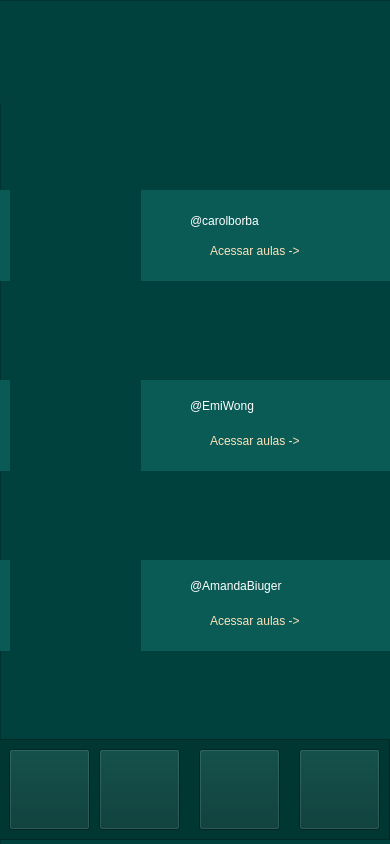
<?xml version="1.0" encoding="UTF-8"?>
<ui version="4.0">
 <class>Form</class>
 <widget class="QWidget" name="Form">
  <property name="geometry">
   <rect>
    <x>0</x>
    <y>0</y>
    <width>390</width>
    <height>844</height>
   </rect>
  </property>
  <property name="minimumSize">
   <size>
    <width>390</width>
    <height>844</height>
   </size>
  </property>
  <property name="maximumSize">
   <size>
    <width>390</width>
    <height>844</height>
   </size>
  </property>
  <property name="windowTitle">
   <string>Form</string>
  </property>
  <widget class="QFrame" name="frame">
   <property name="geometry">
    <rect>
     <x>0</x>
     <y>0</y>
     <width>391</width>
     <height>861</height>
    </rect>
   </property>
   <property name="styleSheet">
    <string notr="true">background-color: rgb(0, 65, 61);</string>
   </property>
   <property name="frameShape">
    <enum>QFrame::StyledPanel</enum>
   </property>
   <property name="frameShadow">
    <enum>QFrame::Raised</enum>
   </property>
   <widget class="QLabel" name="label_2">
    <property name="geometry">
     <rect>
      <x>0</x>
      <y>190</y>
      <width>391</width>
      <height>91</height>
     </rect>
    </property>
    <property name="styleSheet">
     <string notr="true">background-color: rgb(10, 91, 86);</string>
    </property>
    <property name="text">
     <string/>
    </property>
   </widget>
   <widget class="QLabel" name="label_3">
    <property name="geometry">
     <rect>
      <x>0</x>
      <y>380</y>
      <width>391</width>
      <height>91</height>
     </rect>
    </property>
    <property name="styleSheet">
     <string notr="true">background-color: rgb(10, 91, 86);</string>
    </property>
    <property name="text">
     <string/>
    </property>
   </widget>
   <widget class="QLabel" name="label_4">
    <property name="geometry">
     <rect>
      <x>0</x>
      <y>560</y>
      <width>391</width>
      <height>91</height>
     </rect>
    </property>
    <property name="styleSheet">
     <string notr="true">background-color: rgb(10, 91, 86);</string>
    </property>
    <property name="text">
     <string/>
    </property>
   </widget>
   <widget class="QLabel" name="label_5">
    <property name="geometry">
     <rect>
      <x>10</x>
      <y>180</y>
      <width>131</width>
      <height>111</height>
     </rect>
    </property>
    <property name="text">
     <string/>
    </property>
    <property name="pixmap">
     <pixmap>../../Downloads/carol (1).png</pixmap>
    </property>
    <property name="scaledContents">
     <bool>true</bool>
    </property>
   </widget>
   <widget class="QLabel" name="label_6">
    <property name="geometry">
     <rect>
      <x>10</x>
      <y>370</y>
      <width>131</width>
      <height>111</height>
     </rect>
    </property>
    <property name="text">
     <string/>
    </property>
    <property name="pixmap">
     <pixmap>../../Downloads/Emi (1).png</pixmap>
    </property>
    <property name="scaledContents">
     <bool>true</bool>
    </property>
   </widget>
   <widget class="QLabel" name="label_13">
    <property name="geometry">
     <rect>
      <x>10</x>
      <y>550</y>
      <width>131</width>
      <height>111</height>
     </rect>
    </property>
    <property name="text">
     <string/>
    </property>
    <property name="pixmap">
     <pixmap>../../Downloads/Amanda (2).png</pixmap>
    </property>
    <property name="scaledContents">
     <bool>true</bool>
    </property>
   </widget>
   <widget class="QLabel" name="label_14">
    <property name="geometry">
     <rect>
      <x>190</x>
      <y>210</y>
      <width>121</width>
      <height>21</height>
     </rect>
    </property>
    <property name="styleSheet">
     <string notr="true">background-color: rgb(10, 91, 86);
color: rgb(255, 255, 255);
font: 16pt &quot;Georgia&quot;;</string>
    </property>
    <property name="text">
     <string>@carolborba</string>
    </property>
   </widget>
   <widget class="QLabel" name="label_15">
    <property name="geometry">
     <rect>
      <x>190</x>
      <y>390</y>
      <width>121</width>
      <height>31</height>
     </rect>
    </property>
    <property name="styleSheet">
     <string notr="true">background-color: rgb(10, 91, 86);
color: rgb(255, 255, 255);
font: 16pt &quot;Georgia&quot;;</string>
    </property>
    <property name="text">
     <string>@EmiWong</string>
    </property>
   </widget>
   <widget class="QLabel" name="label_16">
    <property name="geometry">
     <rect>
      <x>190</x>
      <y>570</y>
      <width>171</width>
      <height>31</height>
     </rect>
    </property>
    <property name="styleSheet">
     <string notr="true">background-color: rgb(10, 91, 86);
color: rgb(255, 255, 255);
font: 16pt &quot;Georgia&quot;;</string>
    </property>
    <property name="text">
     <string>@AmandaBiuger</string>
    </property>
   </widget>
   <widget class="QLabel" name="label_17">
    <property name="geometry">
     <rect>
      <x>210</x>
      <y>240</y>
      <width>91</width>
      <height>21</height>
     </rect>
    </property>
    <property name="styleSheet">
     <string notr="true">background-color: rgb(10, 91, 86);
color: rgb(253, 226, 184);
font: 8pt &quot;Georgia&quot;;</string>
    </property>
    <property name="text">
     <string>Acessar aulas -&gt;</string>
    </property>
   </widget>
   <widget class="QLabel" name="label_18">
    <property name="geometry">
     <rect>
      <x>210</x>
      <y>430</y>
      <width>91</width>
      <height>21</height>
     </rect>
    </property>
    <property name="styleSheet">
     <string notr="true">background-color: rgb(10, 91, 86);
color: rgb(253, 226, 184);
font: 8pt &quot;Georgia&quot;;</string>
    </property>
    <property name="text">
     <string>Acessar aulas -&gt;</string>
    </property>
   </widget>
   <widget class="QLabel" name="label_19">
    <property name="geometry">
     <rect>
      <x>210</x>
      <y>610</y>
      <width>91</width>
      <height>21</height>
     </rect>
    </property>
    <property name="styleSheet">
     <string notr="true">background-color: rgb(10, 91, 86);
color: rgb(253, 226, 184);
font: 8pt &quot;Georgia&quot;;</string>
    </property>
    <property name="text">
     <string>Acessar aulas -&gt;</string>
    </property>
   </widget>
   <widget class="QLabel" name="label">
    <property name="geometry">
     <rect>
      <x>190</x>
      <y>480</y>
      <width>200</width>
      <height>350</height>
     </rect>
    </property>
    <property name="minimumSize">
     <size>
      <width>200</width>
      <height>350</height>
     </size>
    </property>
    <property name="maximumSize">
     <size>
      <width>200</width>
      <height>360</height>
     </size>
    </property>
    <property name="text">
     <string/>
    </property>
    <property name="pixmap">
     <pixmap>../../Downloads/desenho.png</pixmap>
    </property>
    <property name="scaledContents">
     <bool>true</bool>
    </property>
   </widget>
   <widget class="QLabel" name="label_7">
    <property name="geometry">
     <rect>
      <x>-4</x>
      <y>2</y>
      <width>401</width>
      <height>101</height>
     </rect>
    </property>
    <property name="text">
     <string/>
    </property>
    <property name="pixmap">
     <pixmap>../../Downloads/treinocasa_logo (1).png</pixmap>
    </property>
    <property name="scaledContents">
     <bool>false</bool>
    </property>
   </widget>
   <widget class="QFrame" name="frame_2">
    <property name="geometry">
     <rect>
      <x>-1</x>
      <y>739</y>
      <width>391</width>
      <height>101</height>
     </rect>
    </property>
    <property name="styleSheet">
     <string notr="true">background-color: rgb(1, 55, 51);</string>
    </property>
    <property name="frameShape">
     <enum>QFrame::StyledPanel</enum>
    </property>
    <property name="frameShadow">
     <enum>QFrame::Raised</enum>
    </property>
    <widget class="QPushButton" name="pushButton">
     <property name="geometry">
      <rect>
       <x>10</x>
       <y>10</y>
       <width>81</width>
       <height>81</height>
      </rect>
     </property>
     <property name="minimumSize">
      <size>
       <width>81</width>
       <height>81</height>
      </size>
     </property>
     <property name="text">
      <string/>
     </property>
     <property name="icon">
      <iconset>
       <normaloff>ICONE-MENU.png</normaloff>ICONE-MENU.png</iconset>
     </property>
     <property name="iconSize">
      <size>
       <width>81</width>
       <height>81</height>
      </size>
     </property>
    </widget>
    <widget class="QPushButton" name="pushButton_2">
     <property name="geometry">
      <rect>
       <x>100</x>
       <y>10</y>
       <width>81</width>
       <height>81</height>
      </rect>
     </property>
     <property name="minimumSize">
      <size>
       <width>81</width>
       <height>81</height>
      </size>
     </property>
     <property name="text">
      <string/>
     </property>
     <property name="icon">
      <iconset>
       <normaloff>ICONE-TREINO.png</normaloff>ICONE-TREINO.png</iconset>
     </property>
     <property name="iconSize">
      <size>
       <width>81</width>
       <height>90</height>
      </size>
     </property>
    </widget>
    <widget class="QPushButton" name="pushButton_3">
     <property name="geometry">
      <rect>
       <x>200</x>
       <y>10</y>
       <width>81</width>
       <height>81</height>
      </rect>
     </property>
     <property name="minimumSize">
      <size>
       <width>81</width>
       <height>81</height>
      </size>
     </property>
     <property name="text">
      <string/>
     </property>
     <property name="icon">
      <iconset>
       <normaloff>ICONE-CONFIG.png</normaloff>ICONE-CONFIG.png</iconset>
     </property>
     <property name="iconSize">
      <size>
       <width>81</width>
       <height>81</height>
      </size>
     </property>
    </widget>
    <widget class="QPushButton" name="pushButton_4">
     <property name="geometry">
      <rect>
       <x>300</x>
       <y>10</y>
       <width>81</width>
       <height>81</height>
      </rect>
     </property>
     <property name="minimumSize">
      <size>
       <width>81</width>
       <height>81</height>
      </size>
     </property>
     <property name="maximumSize">
      <size>
       <width>81</width>
       <height>81</height>
      </size>
     </property>
     <property name="text">
      <string/>
     </property>
     <property name="icon">
      <iconset>
       <normaloff>ICONE-PERFIL.png</normaloff>ICONE-PERFIL.png</iconset>
     </property>
     <property name="iconSize">
      <size>
       <width>81</width>
       <height>81</height>
      </size>
     </property>
    </widget>
   </widget>
   <zorder>label_2</zorder>
   <zorder>label_3</zorder>
   <zorder>label_5</zorder>
   <zorder>label_6</zorder>
   <zorder>label_14</zorder>
   <zorder>label_15</zorder>
   <zorder>label_17</zorder>
   <zorder>label_18</zorder>
   <zorder>label</zorder>
   <zorder>label_4</zorder>
   <zorder>label_13</zorder>
   <zorder>label_16</zorder>
   <zorder>label_19</zorder>
   <zorder>label_7</zorder>
   <zorder>frame_2</zorder>
  </widget>
 </widget>
 <resources/>
 <connections/>
</ui>
